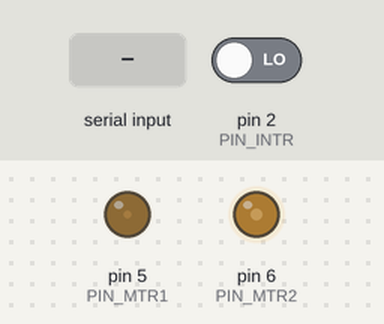
The sketch below on a simulated Arduino Uno, built with avr-gcc and run on an emulated ATmega328P. Parts: output pins drawn as LEDs (lit = HIGH). The test bench sets the inputs (shaded band); at power-on: pin 2 (PIN_INTR) LOW. What the sketch prints to the serial monitor is not drawn.

Above: at 1.2 s.
1.3 s: byte 120 received over Serial
At 1.7 s:
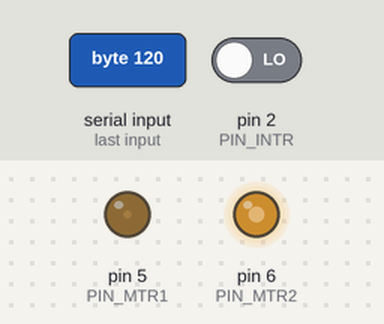
2.8 s: byte 30 received over Serial
At 4.0 s:
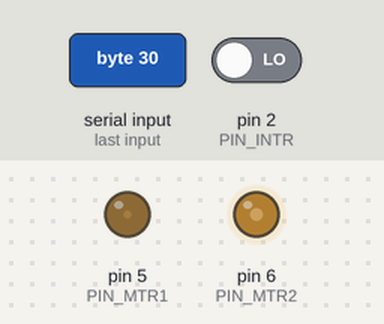
Timing chart, 0 to 5.8 s (numbered marks = the images above; inputs shaded):
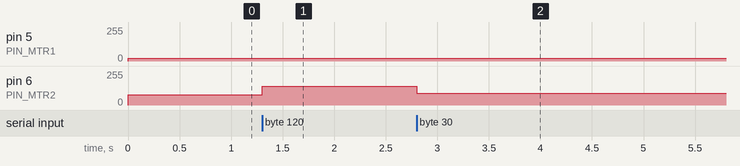

Measured:
- after the input at 1.3 s, pin 6 (PIN_MTR2): 76/255 → 142/255 at once
- after the input at 2.8 s, pin 6 (PIN_MTR2): 142/255 → 88/255 at once

The sketch:

getPulseWidthV2.ino
```cpp
const int PIN_MTR1  = 5;    //LowPim
const int PIN_MTR2  = 6;    //HighPin
const int PIN_INTR  = 2;

const byte PWM_MAX = 220;
const byte PWM_MIN = 10;
const int TIME_WIDTH  = 100;


volatile unsigned long timeStart = 0;    //パルス数えはじめの時刻
volatile unsigned long cnt = 0;
boolean flgCntStart = true;


//Negエッジ割り込みで呼ばれてパルスを数える
//引数：なし
//返値：なし
void getPulseNum(){
  delayMicroseconds(10);
  if(digitalRead(PIN_INTR)==HIGH){
    cnt++;
  }
}


//モータ出力の上限・下限を超えていないか確認
//引数：通信で指示された値
//返値：閾値超えてたら既定の上限・下限の値、超えていなければ引数そのまま,但し0は0で通す
byte chkLim(byte p_data){

  if(p_data > PWM_MAX){
    return PWM_MAX;
  }
  else if(p_data < PWM_MIN && p_data != 0){
    return PWM_MIN;
  }
  else {
    return p_data;
  }
}


void setup(){

  pinMode(PIN_INTR, INPUT);
  pinMode(PIN_MTR1, OUTPUT);
  pinMode(PIN_MTR2, OUTPUT);

  attachInterrupt(0, getPulseNum, RISING);

  Serial.begin(115200);
}


  byte dataChked = 0;
  byte tmp = 1;

void loop(){

  static float pulseWidth;


  unsigned long width = millis() - timeStart;

  if(flgCntStart==true){

    timeStart = millis();
    cnt = 0;
    flgCntStart = false;

  }
  else if(width > TIME_WIDTH){

    pulseWidth = ((float)width * 1000/(float)cnt);

    const byte aveSample = 5;
    static float sens[aveSample];
    int sum = 0;

    for(int i=0; i<aveSample; i++){
      sens[i] = sens[i+1];
    }
    sens[aveSample] = pulseWidth;
    for(int i=0; i<aveSample; i++){
      sum += sens[i];
    }

    float pulseWidthFilted = sum /aveSample -70;

    //Serial.println(pulseWidthFilted);             //for debug
    Serial.print((char)pulseWidthFilted);               //for pid control
    flgCntStart = true;
    delay(5);
  }


  if (Serial.peek() != -1) {
     tmp = Serial.read();
  }

  dataChked = chkLim(tmp);
  int mtrVal = 0.6*dataChked + 70;
  analogWrite(PIN_MTR1, 20);
  analogWrite(PIN_MTR2, mtrVal);//dataChked);
  //Serial.print((char)dataChked);
  //delay(5);

  //一次系シュミレート
  /*
    static int y[2];
    const char Ts = 50;
    const char Tf = 1;
    y[0] = y[1];
    y[1] = ((Ts*tmp)+(Tf*y[0]) )/(Ts+Tf);

    Serial.print((char)y[1]);             //for debug
    delay(50);
  */
}
```
